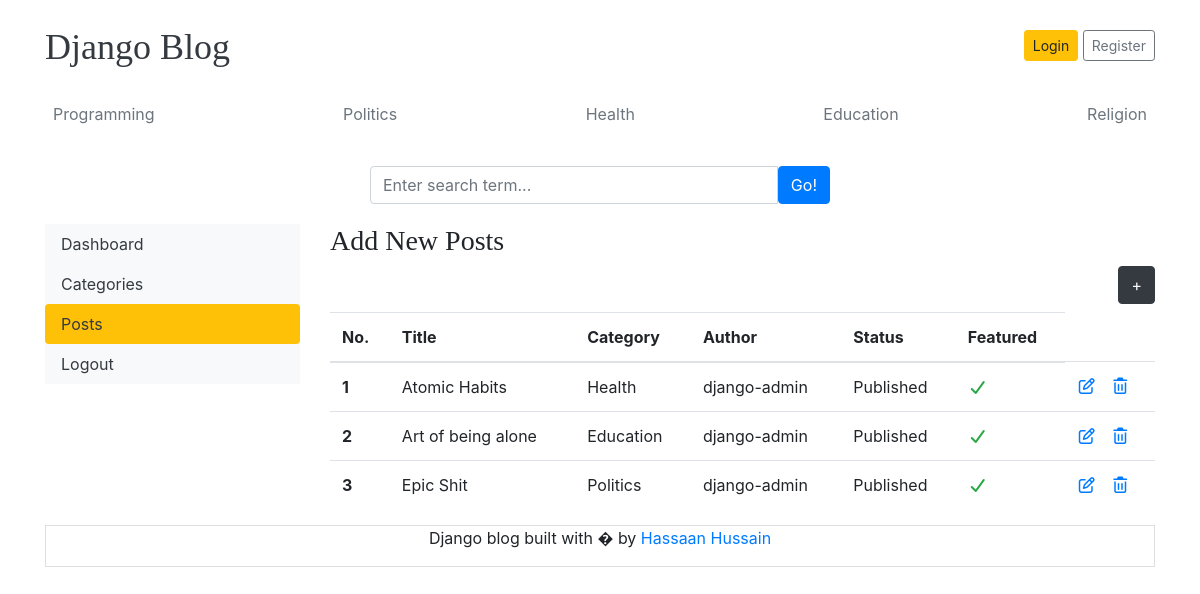
The app's page /dashboard/posts/ with its own data.
### blogs/models.py (models this page shows, shortened)
class Category(models.Model):
    category_name = models.CharField(max_length=50, unique=True)
    created_at = models.DateTimeField(auto_now_add=True)
    update_at = models.DateTimeField(auto_now=True)
    class Meta:
        verbose_name_plural = 'categories'
    def __str__(self):
        return self.category_name

class Blog(models.Model):
    title = models.CharField(max_length=100)
    slug = models.SlugField(max_length=150, unique=True, blank=True)
    category = models.ForeignKey(Category, on_delete=models.CASCADE)
    author = models.ForeignKey(User, on_delete=models.CASCADE)
    featured_image = models.ImageField(upload_to='uploads/%Y/%m/%d')
    short_description = models.TextField(max_length=500)
    blog_body = models.TextField(max_length=2000)
    status = models.CharField(choices=STATUS_CHOICES, default="Draft")
    is_featured = models.BooleanField(default=False)
    created_at = models.DateTimeField(auto_now_add=True)
    updated_at = models.DateTimeField(auto_now=True)

### dashboard/views.py (the view)
# urls.py: path('posts/', views.posts, name='posts'),
def posts(request):
    posts = Blog.objects.all()
    context = {
        'posts': posts,
    }
    return render(request, 'dashboard/posts.html', context)

### blogs/context_processors.py (called while the page is built)
def get_categories(request):
    categories = Category.objects.all()
    return dict(categories=categories)

def social_links(request):
    links = SocialLinks.objects.all()
    return dict(links=links)

### templates/dashboard/posts.html (shortened to what this page needs)
{% extends 'home.html' %}
{% block content %}
<div class="row">
    {% include 'dashboard/sidebar.html' %}
    <div class="col-md-9">
            <h3>Add New Posts</h3>
            <a href="{% url 'add_post' %}" class='btn btn-dark text-light float-right mb-2'>+</a>
        <table class="table table-hover">
            <thead>
                <tr>
                    <th>No.</th>
                    <th>Title</th>
                    <th>Category</th>
                    <th>Author</th>
                    <th>Status</th>
                    <th>Featured</th>
                </tr>
            </thead>
            <tbody>
                {% for post in posts %}
                <tr>
                    <th>{{ forloop.counter }}</th>
                    <td>{{ post.title }}</td>
                    <td>{{ post.category }}</td>
                    <td>{{ post.author }}</td>
                    <td>{{ post.status }}</td>
                    <td>{% if post.is_featured %} <i class="fa fa-check text-success"> {% else %} <i class="fa fa-times text-danger"> {% endif %}</td>
                    <td>
                        <a href="{% url "edit_post" post.id %}"><i class="fa-regular fa-pen-to-square"></i></a>
                        <a href="{% url "delete_post" post.id %}"><i class="fa-regular fa-trash-can"></i></a>
                    </td>
                </tr>
                {% endfor %}
            </tbody>
        </table>
    </div>
</div>
    {% endblock content %}

### templates/home.html (shortened to what this page needs)
{% load static %}
<!DOCTYPE html>
<html lang="en">
<head>
    <link href="https://getbootstrap.com/docs/4.0/dist/css/bootstrap.min.css" rel="stylesheet">
    <link rel="stylesheet" href="https://cdnjs.cloudflare.com/ajax/libs/font-awesome/7.0.1/css/all.min.css" />
    <link href="{% static "css/blog.css" %}" rel="stylesheet">
  </head>
<body>
    <div class="container">
        <header class="blog-header py-3">
        <div class="row flex-nowrap justify-content-between align-items-center">
            <div class="col-8 pt-1">
            <a class="blog-header-logo text-dark" href="/">Django Blog</a>
            </div>
            {% if user.is_authenticated %}
            <div class="col-4 d-flex justify-content-end align-items-center">
                <small>You're logged in ''{{ user }}''</small>
                &nbsp;
                <a href="{% url "dashboard" %}" class='btn btn-sm btn-warning'>Dashboard</a>
                &nbsp;
                <a class="btn btn-sm btn-warning" href="{% url "logout" %}">Logout</a> &nbsp;
            </div>
            {% else %}
            <div class="col-4 d-flex justify-content-end align-items-center">
                <a class="btn btn-sm btn-warning" href="{% url "login" %}">Login</a> &nbsp;
                <a class="btn btn-sm btn-outline-secondary" href="{% url 'register' %}">Register</a>
            </div>
            {% endif %}
        </div>
        </header>
        <div class="nav-scroller py-1 mb-2">
        <nav class="nav d-flex justify-content-between">
            {% for category in categories %}
            <a class="p-2 text-muted" href="{% url "posts_by_category" category.id %}">{{ category }}</a>
            {% endfor %}
        </nav>
        </div>
            <form action="{% url 'search' %}" method='GET' style='width: 500px; margin:auto;'>
                <div class="card-body">
                    <div class="input-group">
                        <input class="form-control" type="text" name='keyword' value='{{ keyword }}' placeholder="Enter search term..." aria-label="Enter search term..." aria-describedby="button-search" />
                        <button class="btn btn-primary" id="button-search" type="submit">Go!</button>
                    </div>
                </div>
            </form>
        {% block content %}{% endblock %}
        <footer class="blog-footer" style='border: 0.5px solid #e2dddd; text-align: center;'>
            <p>Django blog built with � by <a href="#">Hassaan Hussain</a></p>
        </footer>
    </div>
</body>
</html>

### blog_main/static/css/blog.css (style rules this page uses)
.blog-header-logo { font-family: "Playfair Display", Georgia, "Times New Roman", serif; font-size: 2.25rem; }
h1, h2, h3, h4, h5, h6 { font-family: "Playfair Display", Georgia, "Times New Roman", serif; }

### records on screen
Category: category_name "Programming"
Category: category_name "Politics"
Category: category_name "Health"
Category: category_name "Education"
Category: category_name "Religion"
Blog: title "Atomic Habits", category "Health", author "django-admin", status "Published", is_featured True (drawn)
Blog: title "Art of being alone", category "Education", author "django-admin", status "Published", is_featured True (drawn)
Blog: title "Epic Shit", category "Politics", author "django-admin", status "Published", is_featured True (drawn)
